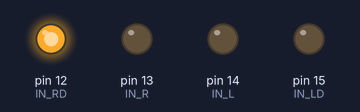
The sketch below on a simulated Arduino Uno, built with avr-gcc and run on an emulated ATmega328P. On the bench: output pins drawn as LEDs (lit = HIGH). What the sketch prints to the serial monitor is not drawn.

Above: at 0.1 s.
Timing chart, 0 to 1.6 s (numbered marks = the images above):
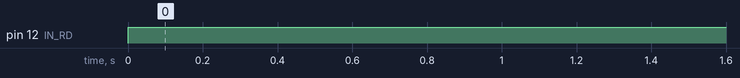

Measured:
- by itself, pin 12 (IN_RD): LOW → HIGH at 0.00 s

The sketch:

8-3-2.ino
```cpp
#define IN_R 13
#define IN_L 14
#define IN_RD 12 //high 후진, low 전진
#define IN_LD 15 //high 전진, low 후진

void setup() {
  Serial.begin(9600);
  pinMode(IN_R,OUTPUT);
  pinMode(IN_L,OUTPUT);

  pinMode(IN_RD,OUTPUT);
  pinMode(IN_LD,OUTPUT);
}
void loop() {
  Serial.println("go");
  car_go(127);
  delay(2000);

}
  void car_go(int speed){

  digitalWrite(IN_RD,HIGH);
  analogWrite(IN_R,speed);

  digitalWrite(IN_LD,LOW);
  analogWrite(IN_L,speed);
  delay(2000);
  }
```
